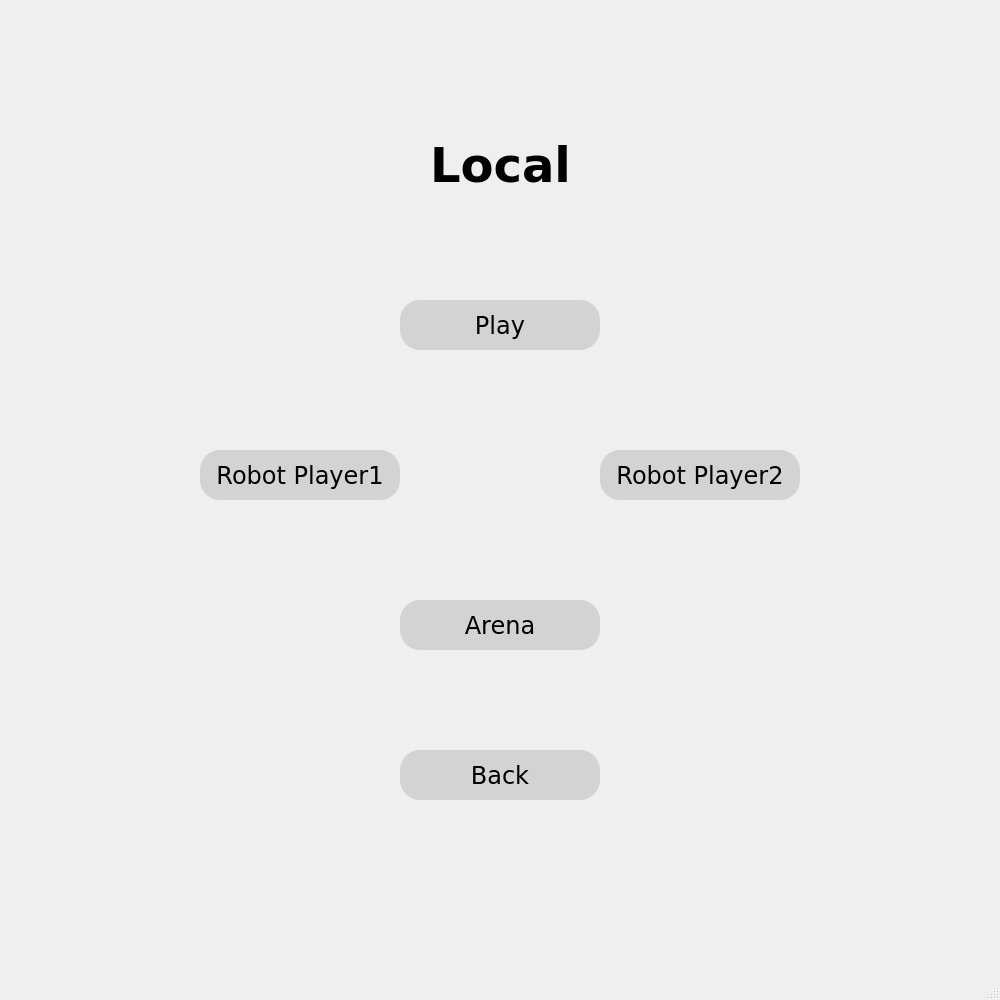
<?xml version="1.0" encoding="UTF-8"?>
<ui version="4.0">
 <class>SoloMenu</class>
 <widget class="QMainWindow" name="SoloMenu">
  <property name="geometry">
   <rect>
    <x>0</x>
    <y>0</y>
    <width>1000</width>
    <height>1000</height>
   </rect>
  </property>
  <property name="windowTitle">
   <string>MainWindow</string>
  </property>
  <widget class="QWidget" name="centralwidget">
   <widget class="QPushButton" name="RobotButtonP1">
    <property name="geometry">
     <rect>
      <x>200</x>
      <y>450</y>
      <width>200</width>
      <height>50</height>
     </rect>
    </property>
    <property name="styleSheet">
     <string notr="true">QPushButton {
        background-color: lightgray;
        font-family: Verdana;
        font-size: 24px;
        border-radius: 20px;
        min-width: 200px; /* Set the minimum width */
        min-height: 50px; /* Set the minimum height */
		position: absolute;
   		 left: 100px;
   		 top: 200px;
    }

    QPushButton:hover {
        background-color: rgb(203, 255, 255);
}</string>
    </property>
    <property name="text">
     <string>Robot Player1</string>
    </property>
   </widget>
   <widget class="QPushButton" name="BackButton">
    <property name="geometry">
     <rect>
      <x>400</x>
      <y>750</y>
      <width>200</width>
      <height>50</height>
     </rect>
    </property>
    <property name="styleSheet">
     <string notr="true">QPushButton {
        background-color: lightgray;
        font-family: Verdana;
        font-size: 24px;
        border-radius: 20px;
        min-width: 200px; /* Set the minimum width */
        min-height: 50px; /* Set the minimum height */
		position: absolute;
   		 left: 100px;
   		 top: 200px;
    }

    QPushButton:hover {
        background-color: rgb(203, 255, 255);
}</string>
    </property>
    <property name="text">
     <string>Back</string>
    </property>
   </widget>
   <widget class="QPushButton" name="ArenaButton">
    <property name="geometry">
     <rect>
      <x>400</x>
      <y>600</y>
      <width>200</width>
      <height>50</height>
     </rect>
    </property>
    <property name="styleSheet">
     <string notr="true">QPushButton {
        background-color: lightgray;
        font-family: Verdana;
        font-size: 24px;
        border-radius: 20px;
        min-width: 200px; /* Set the minimum width */
        min-height: 50px; /* Set the minimum height */
		position: absolute;
   		 left: 100px;
   		 top: 200px;
    }

    QPushButton:hover {
        background-color: rgb(203, 255, 255);
}</string>
    </property>
    <property name="text">
     <string>Arena</string>
    </property>
   </widget>
   <widget class="QPushButton" name="PlayButton">
    <property name="geometry">
     <rect>
      <x>400</x>
      <y>300</y>
      <width>200</width>
      <height>50</height>
     </rect>
    </property>
    <property name="styleSheet">
     <string notr="true">QPushButton {
        background-color: lightgray;
        font-family: Verdana;
        font-size: 24px;
        border-radius: 20px;
        min-width: 200px; /* Set the minimum width */
        min-height: 50px; /* Set the minimum height */
		position: absolute;
   		 left: 100px;
   		 top: 200px;
    }

    QPushButton:hover {
        background-color: rgb(203, 255, 255);
}</string>
    </property>
    <property name="text">
     <string>Play</string>
    </property>
   </widget>
   <widget class="QPushButton" name="RobotButtonP2">
    <property name="geometry">
     <rect>
      <x>600</x>
      <y>450</y>
      <width>200</width>
      <height>50</height>
     </rect>
    </property>
    <property name="styleSheet">
     <string notr="true">QPushButton {
        background-color: lightgray;
        font-family: Verdana;
        font-size: 24px;
        border-radius: 20px;
        min-width: 200px; /* Set the minimum width */
        min-height: 50px; /* Set the minimum height */
		position: absolute;
   		 left: 100px;
   		 top: 200px;
    }

    QPushButton:hover {
        background-color: rgb(203, 255, 255);
}</string>
    </property>
    <property name="text">
     <string>Robot Player2</string>
    </property>
   </widget>
   <widget class="QLabel" name="coolHeader">
    <property name="geometry">
     <rect>
      <x>430</x>
      <y>100</y>
      <width>301</width>
      <height>131</height>
     </rect>
    </property>
    <property name="font">
     <font>
      <family>Verdana</family>
      <pointsize>36</pointsize>
      <weight>75</weight>
      <bold>true</bold>
     </font>
    </property>
    <property name="styleSheet">
     <string notr="true">Qlabel#coolHeader {
    font-size: 24px;
    font-family: &quot;Arial&quot;;
    font-weight: bold;
    color: #3366FF;
    background-color: #F0F0F0;
    padding: 10px;
    border-radius: 5px;
}
</string>
    </property>
    <property name="text">
     <string>Local</string>
    </property>
   </widget>
  </widget>
  <widget class="QStatusBar" name="statusbar"/>
 </widget>
 <resources/>
 <connections/>
</ui>
